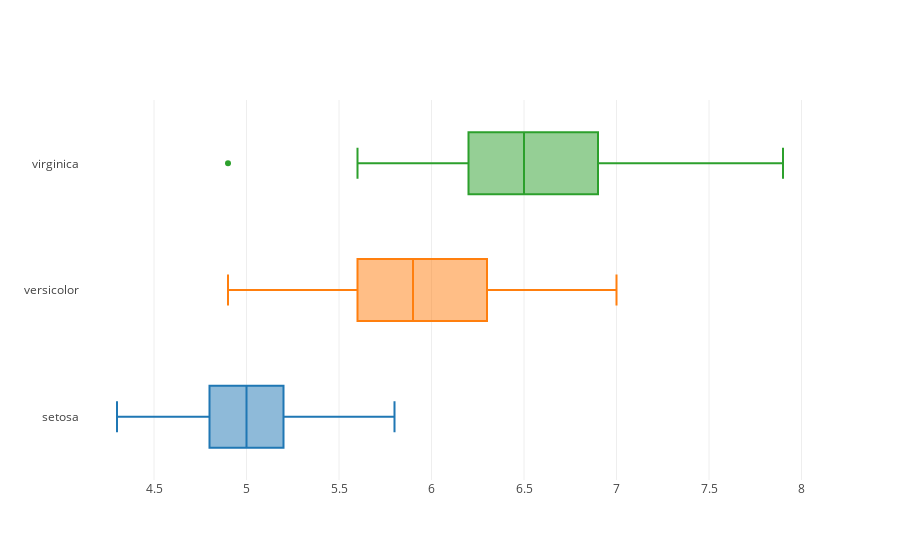

Notebook source saved alongside this figure:
### Code cell
data = []

for tn in iris_df.target_name.unique():
    
    df = iris_df[iris_df.target_name == tn]
    print('size of group {}: {}'.format(tn, df.shape[0]))
    
    data.append(  go.Box( x=df['sepal length (cm)'] , name=str(tn), showlegend=False ) )

plotly.offline.iplot(data)

### Figure 1 — Plotly figure (JSON) as saved in the notebook; plotly's stock layout.template omitted (floating-point values rounded to 4 significant figures)
{"data": [{"name": "setosa", "showlegend": false, "type": "box", "uid": "681d4fb4-3957-11e9-8ae3-080027daca25", "x": [5.1, 4.9, 4.7, 4.6, 5, 5.4, 4.6, 5, 4.4, 4.9, 5.4, 4.8, 4.8, 4.3, 5.8, 5.7, 5.4, 5.1, 5.7, 5.1, 5.4, 5.1, 4.6, 5.1, 4.8, 5, 5, 5.2, 5.2, 4.7, 4.8, 5.4, 5.2, 5.5, 4.9, 5, 5.5, 4.9, 4.4, 5.1, 5, 4.5, 4.4, 5, 5.1, 4.8, 5.1, 4.6, 5.3, 5]}, {"name": "versicolor", "showlegend": false, "type": "box", "uid": "681d4fb5-3957-11e9-8ae3-080027daca25", "x": [7, 6.4, 6.9, 5.5, 6.5, 5.7, 6.3, 4.9, 6.6, 5.2, 5, 5.9, 6, 6.1, 5.6, 6.7, 5.6, 5.8, 6.2, 5.6, 5.9, 6.1, 6.3, 6.1, 6.4, 6.6, 6.8, 6.7, 6, 5.7, 5.5, 5.5, 5.8, 6, 5.4, 6, 6.7, 6.3, 5.6, 5.5, 5.5, 6.1, 5.8, 5, 5.6, 5.7, 5.7, 6.2, 5.1, 5.7]}, {"name": "virginica", "showlegend": false, "type": "box", "uid": "681d4fb6-3957-11e9-8ae3-080027daca25", "x": [6.3, 5.8, 7.1, 6.3, 6.5, 7.6, 4.9, 7.3, 6.7, 7.2, 6.5, 6.4, 6.8, 5.7, 5.8, 6.4, 6.5, 7.7, 7.7, 6, 6.9, 5.6, 7.7, 6.3, 6.7, 7.2, 6.2, 6.1, 6.4, 7.2, 7.4, 7.9, 6.4, 6.3, 6.1, 7.7, 6.3, 6.4, 6, 6.9, 6.7, 6.9, 5.8, 6.8, 6.7, 6.7, 6.3, 6.5, 6.2, 5.9]}], "layout": {}}
